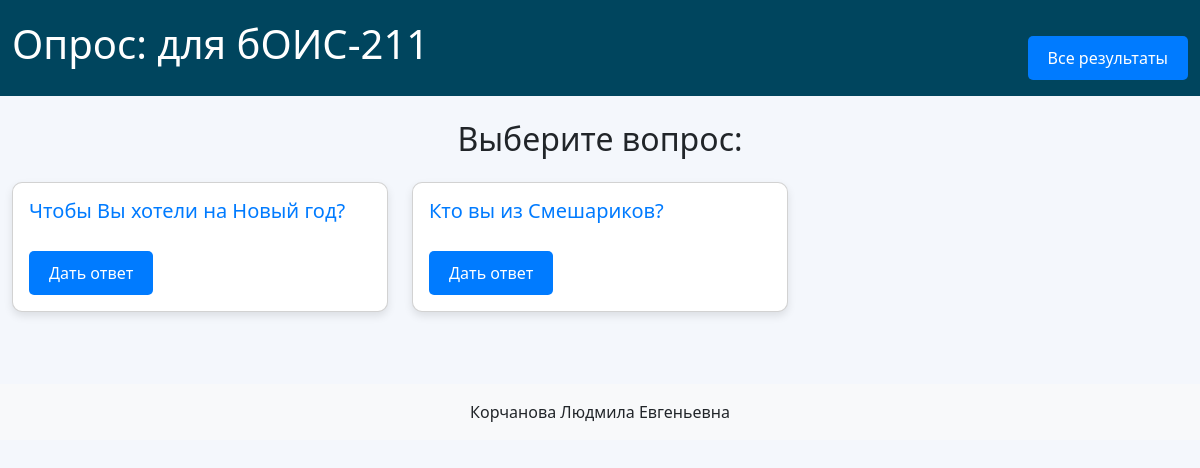
The page / on the database its author committed.
### polls/models.py (models this page shows, shortened)
class Question(models.Model):
    question_text = models.CharField('Текст вопроса', max_length=200)
    pub_date = models.DateTimeField('Дата публикации')

### polls/views.py (the view)
# urls.py: path('', views.index, name='index'),
def index(request):
    latest_question_list = Question.objects.order_by('-pub_date')[:5]
    context = {'latest_question_list': latest_question_list}
    return render(request, 'polls/index.html', context)

### polls/templates/polls/index.html (shortened to what this page needs)
<!DOCTYPE html>
<html lang="ru">
<head>
    <link href="https://cdn.jsdelivr.net/npm/bootstrap@5.3.0/dist/css/bootstrap.min.css" rel="stylesheet">
</head>
<body>
    <header class="text-white py-3">
        <div class="container d-flex justify-content-between align-items-center">
            <h1>Опрос: для бОИС-211</h1>
            <a href="{% url 'polls:all_results' %}" class="btn btn-primary">Все результаты</a>
        </div>
    </header>
    <main class="container mt-4">
        <h2 class="mb-4 text-center">Выберите вопрос:</h2>
        <div class="row">
            {% for question in latest_question_list %}
                <div class="col-md-4">
                    <div class="card mb-4">
                        <div class="card-body">
                            <h5 class="card-title">{{ question.question_text }}</h5>
                            <a href="{{ question.id }}/" class="btn btn-primary">Дать ответ</a>
                        </div>
                    </div>
                </div>
            {% endfor %}
        </div>
    </main>
    <footer class="py-3 mt-5">
        <div class="container text-center">
            <p class="mb-0">Корчанова Людмила Евгеньевна</p>
        </div>
    </footer>
</body>
</html>

### polls/templates/polls/index.html (style rules this page uses)
body { background-color: #f4f7fc; }
header { background-color: #00455e; }
footer { background-color: #f8f9fa; }
.card { border-radius: 10px; box-shadow: 0 4px 8px rgba(0, 0, 0, 0.1); }
.card-title { color: #007bff; }
.btn-primary { background-color: #007bff; border: none; border-radius: 5px; padding: 10px 20px; transition: background-color 0.3s ease; margin-top: 20px; }
.container { max-width: 1200px; }

### rows shown on the page
Question: question_text "Чтобы Вы хотели на Новый год?"
Question: question_text "Кто вы из Смешариков?"
